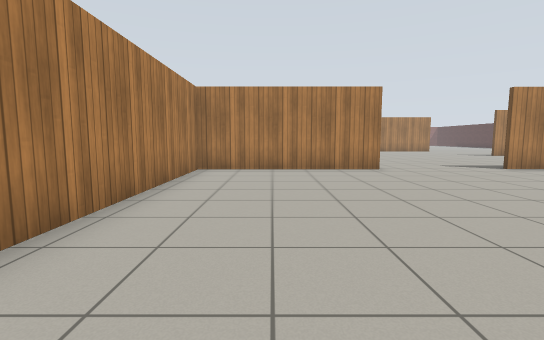
[1] (above)

22 first-person views from a walk through a Gazebo world. The camera is 0.94 m above the floor, tilts 6° down and sees 85° across. The floor is counted in squares, 1 m on a side. Each view is taken from the middle of a square. On the plan, view 1 faces up. The plan holds only what a view shows up to about 11 squares ahead; the rest is blank. The place goes on beyond the plan. Gazebo's built-in surfaces are drawn with simple patterns.

[2]
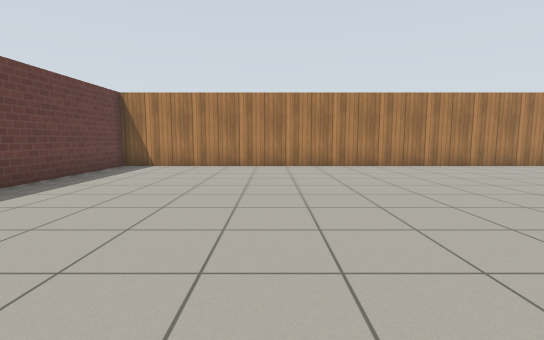

[3]
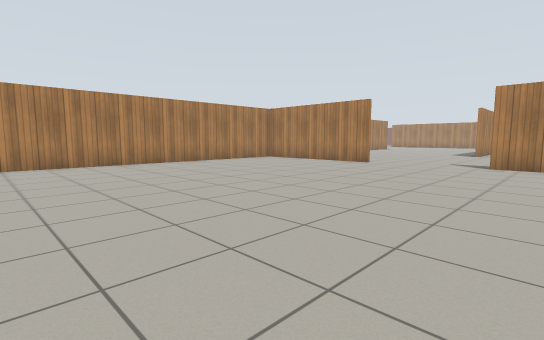

[4]
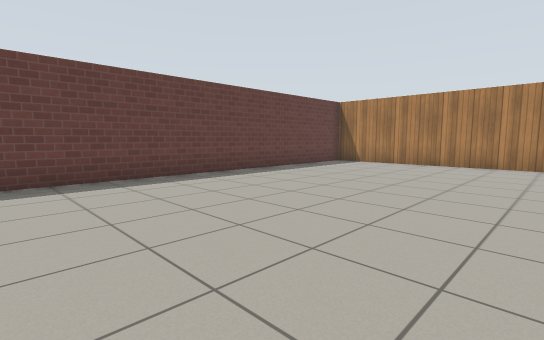

[5]
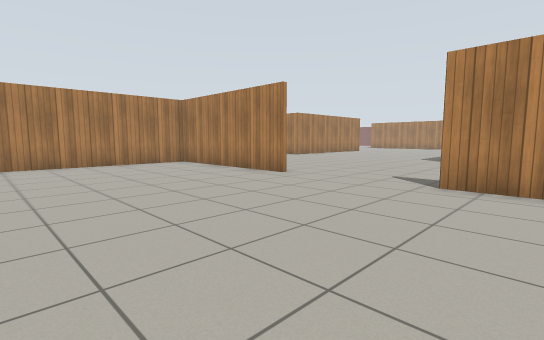

[6]
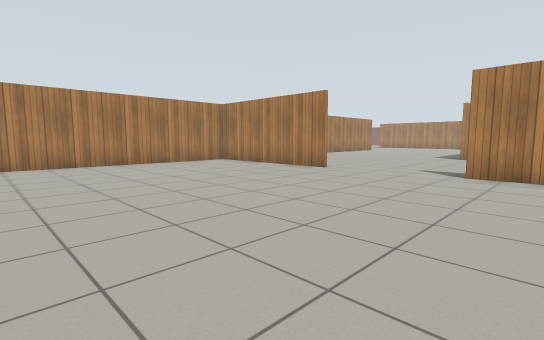

[7]
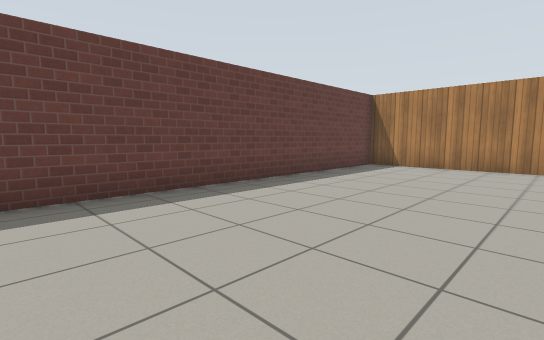

[8]
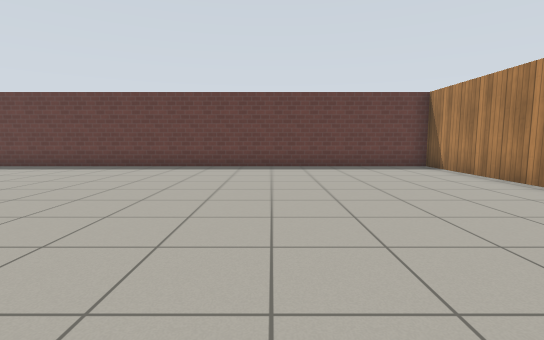

[9]
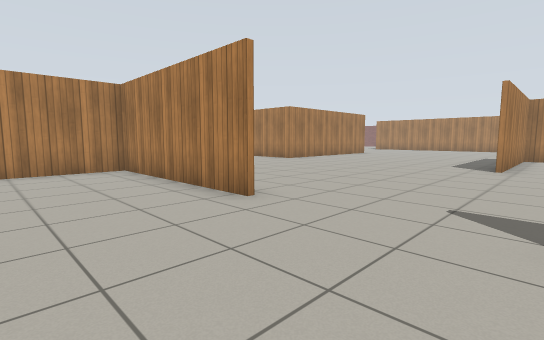

[10]
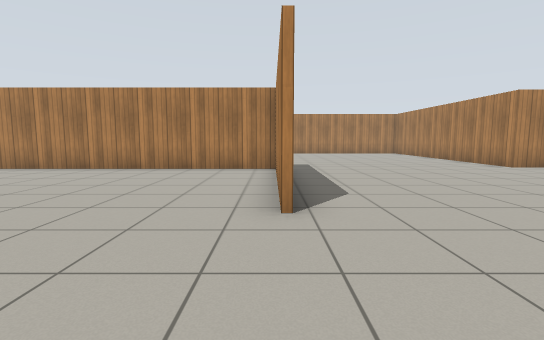

[11]
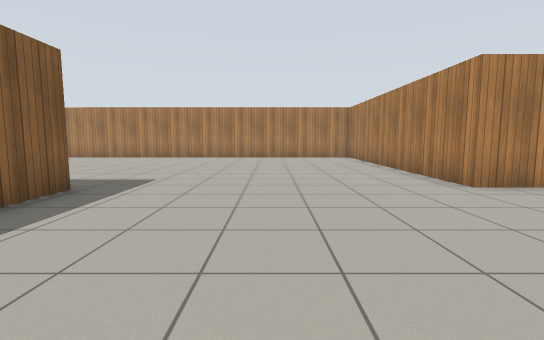

[12]
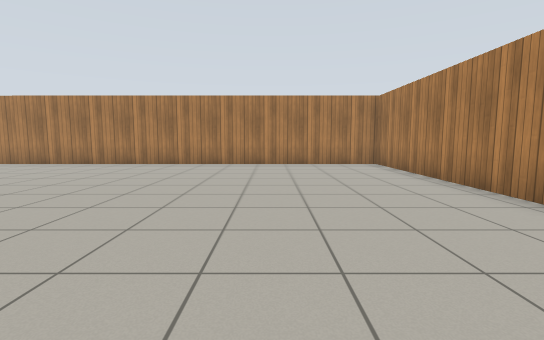

[13]
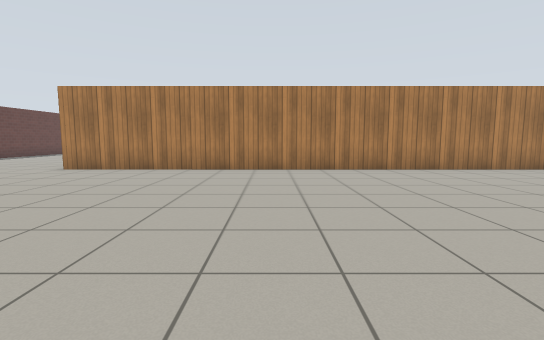

[14]
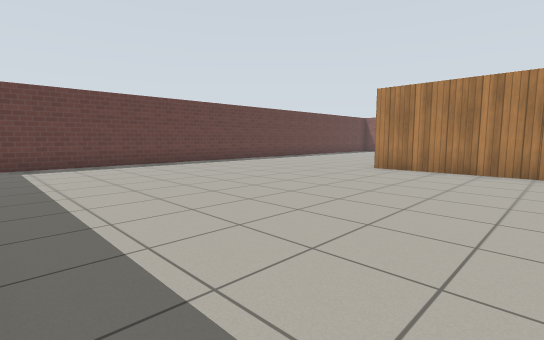

[15]
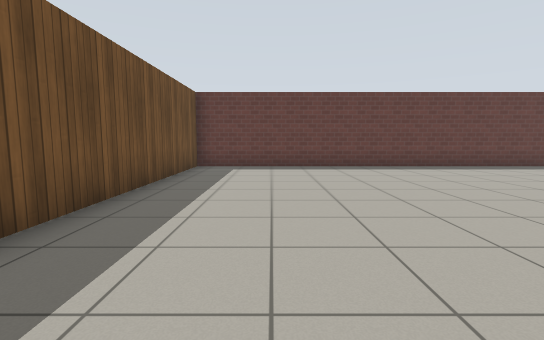

[16]
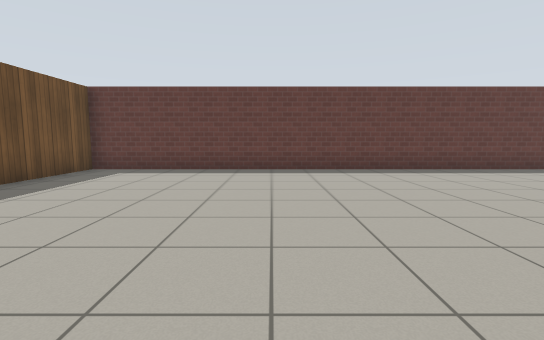

[17]
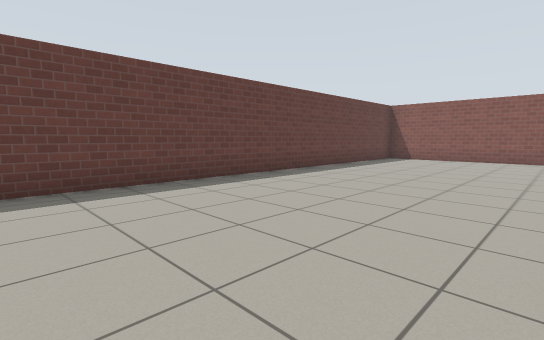

[18]
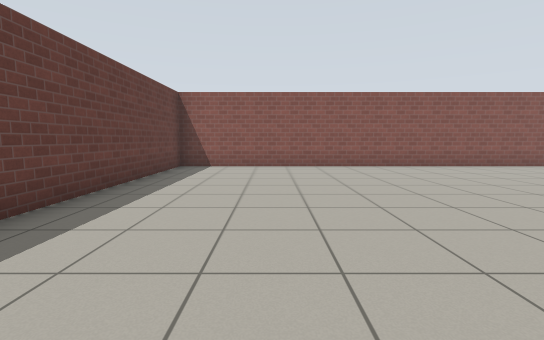

[19]
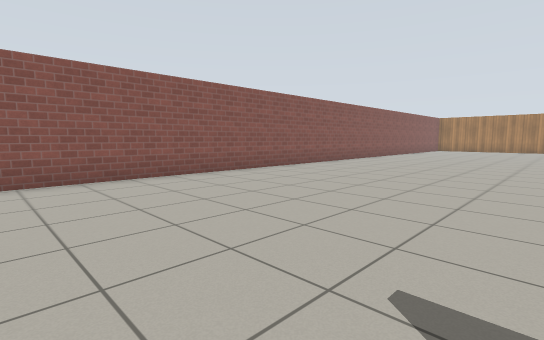

[20]
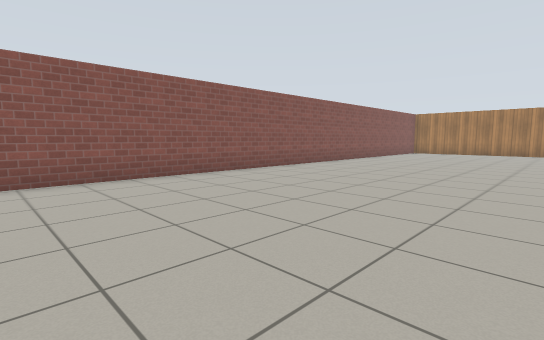

[21]
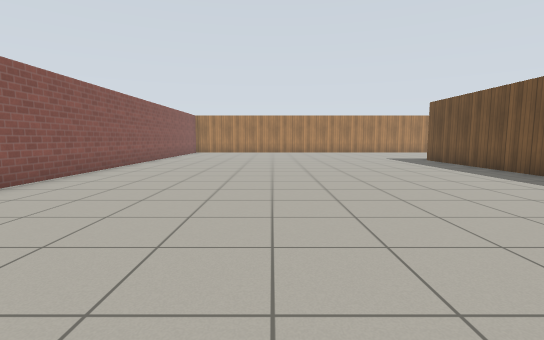

[22]
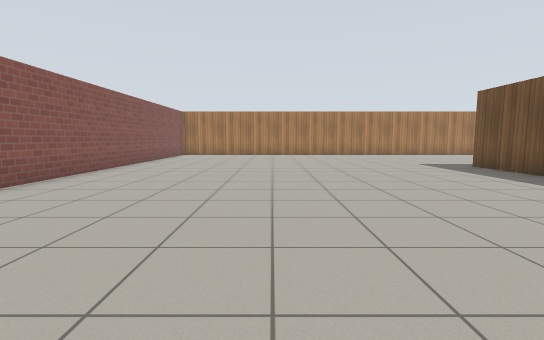

### Floor plan
Points are (right, up) in squares from view 1. A wall is a line through its corners. A room is listed if a view was taken in it or the views show most of it. See-through windows are left out.
Room 1 (views 1, 2, 3, 4, 5, 6, 7, 8, 9)
walls: (3.4, 9.1) (-2.3, 9.1) (-2.3, -7.2); (8.9, 9.1) (7.2, 9.1); (-2, -7.1) (9.5, -7.1)
ways out: opening at (5.5, 8.2) to room 2
Room 2 (views 10, 11, 12, 13, 14, 15, 16, 17, 18, 19, 20, 21, 22)
walls: (-12.2, 11.4) (-12.2, 17.1); (-2.5, 9.3) (-1, 9.3); (-2.7, 18.4) (-2.7, 16.9) (-12, 16.9) (-12, -0.5); (-2.4, -7.2) (-2.4, 0.4); (-24.2, 18.1) (-24.2, -7.1) (-2, -7.1); (5.7, 18.5) (5.7, 16.2)
ways out: opening at (5.5, 8.2) to room 1

Positions as (right, up) in squares from view 1, and headings:
1: (0, 0), facing up
2: (8, -2), facing left
3: (9, -2), facing up-left
4: (9, 0), facing down-left
5: (9, 3), facing up-left
6: (9, 1), facing up-left
7: (8, -2), facing down-left
8: (3, 3), facing down
9: (7, 6), facing up-left
10: (7, 9), facing left
11: (3, 13), facing left
12: (-1, 13), facing left
13: (-3, 6), facing left
14: (-3, 4), facing down-left
15: (-5, 3), facing down
16: (-8, 2), facing down
17: (-10, -1), facing down-left
18: (-14, -4), facing left
19: (-17, -1), facing up-left
20: (-17, 4), facing up-left
21: (-19, 4), facing up
22: (-19, 7), facing up
